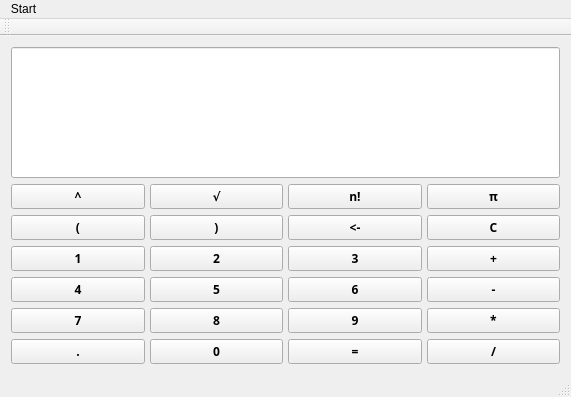
<?xml version="1.0" encoding="UTF-8"?>
<ui version="4.0">
 <class>CalculatorClass</class>
 <widget class="QMainWindow" name="CalculatorClass">
  <property name="geometry">
   <rect>
    <x>0</x>
    <y>0</y>
    <width>571</width>
    <height>397</height>
   </rect>
  </property>
  <property name="sizePolicy">
   <sizepolicy hsizetype="Expanding" vsizetype="Expanding">
    <horstretch>0</horstretch>
    <verstretch>0</verstretch>
   </sizepolicy>
  </property>
  <property name="maximumSize">
   <size>
    <width>16777215</width>
    <height>16777215</height>
   </size>
  </property>
  <property name="windowTitle">
   <string>Calculator</string>
  </property>
  <widget class="QWidget" name="centralWidget">
   <layout class="QVBoxLayout" name="verticalLayout">
    <item>
     <widget class="QLineEdit" name="display">
      <property name="sizePolicy">
       <sizepolicy hsizetype="Expanding" vsizetype="Ignored">
        <horstretch>0</horstretch>
        <verstretch>0</verstretch>
       </sizepolicy>
      </property>
      <property name="font">
       <font>
        <family>Source Code Pro Black</family>
        <pointsize>16</pointsize>
        <weight>75</weight>
        <bold>true</bold>
       </font>
      </property>
     </widget>
    </item>
    <item>
     <layout class="QGridLayout" name="gridLayout">
      <property name="horizontalSpacing">
       <number>5</number>
      </property>
      <item row="2" column="3">
       <widget class="QPushButton" name="button_add">
        <property name="font">
         <font>
          <family>思源黑体 CN Bold</family>
          <weight>75</weight>
          <bold>true</bold>
         </font>
        </property>
        <property name="text">
         <string>+</string>
        </property>
        <attribute name="buttonGroup">
         <string notr="true">buttonGroup</string>
        </attribute>
       </widget>
      </item>
      <item row="3" column="3">
       <widget class="QPushButton" name="button_sub">
        <property name="font">
         <font>
          <family>思源黑体 CN Bold</family>
          <weight>75</weight>
          <bold>true</bold>
         </font>
        </property>
        <property name="text">
         <string>-</string>
        </property>
        <attribute name="buttonGroup">
         <string notr="true">buttonGroup</string>
        </attribute>
       </widget>
      </item>
      <item row="5" column="2">
       <widget class="QPushButton" name="button_equal">
        <property name="font">
         <font>
          <family>思源黑体 CN Bold</family>
          <weight>75</weight>
          <bold>true</bold>
         </font>
        </property>
        <property name="text">
         <string>=</string>
        </property>
        <attribute name="buttonGroup">
         <string notr="true">buttonGroup</string>
        </attribute>
       </widget>
      </item>
      <item row="0" column="1">
       <widget class="QPushButton" name="button_root">
        <property name="font">
         <font>
          <family>思源黑体 CN Bold</family>
          <weight>75</weight>
          <bold>true</bold>
         </font>
        </property>
        <property name="text">
         <string>√</string>
        </property>
        <attribute name="buttonGroup">
         <string notr="true">buttonGroup</string>
        </attribute>
       </widget>
      </item>
      <item row="4" column="2">
       <widget class="QPushButton" name="button_num_9">
        <property name="font">
         <font>
          <family>思源黑体 CN Bold</family>
          <weight>75</weight>
          <bold>true</bold>
         </font>
        </property>
        <property name="text">
         <string>9</string>
        </property>
        <attribute name="buttonGroup">
         <string notr="true">buttonGroup</string>
        </attribute>
       </widget>
      </item>
      <item row="2" column="1">
       <widget class="QPushButton" name="button_num_2">
        <property name="font">
         <font>
          <family>思源黑体 CN Bold</family>
          <weight>75</weight>
          <bold>true</bold>
         </font>
        </property>
        <property name="text">
         <string>2</string>
        </property>
        <attribute name="buttonGroup">
         <string notr="true">buttonGroup</string>
        </attribute>
       </widget>
      </item>
      <item row="5" column="0">
       <widget class="QPushButton" name="button_point">
        <property name="font">
         <font>
          <family>思源黑体 CN Bold</family>
          <weight>75</weight>
          <bold>true</bold>
         </font>
        </property>
        <property name="text">
         <string>.</string>
        </property>
        <attribute name="buttonGroup">
         <string notr="true">buttonGroup</string>
        </attribute>
       </widget>
      </item>
      <item row="3" column="1">
       <widget class="QPushButton" name="button_num_5">
        <property name="font">
         <font>
          <family>思源黑体 CN Bold</family>
          <weight>75</weight>
          <bold>true</bold>
         </font>
        </property>
        <property name="text">
         <string>5</string>
        </property>
        <attribute name="buttonGroup">
         <string notr="true">buttonGroup</string>
        </attribute>
       </widget>
      </item>
      <item row="5" column="1">
       <widget class="QPushButton" name="button_num_0">
        <property name="font">
         <font>
          <family>思源黑体 CN Bold</family>
          <weight>75</weight>
          <bold>true</bold>
         </font>
        </property>
        <property name="text">
         <string>0</string>
        </property>
        <attribute name="buttonGroup">
         <string notr="true">buttonGroup</string>
        </attribute>
       </widget>
      </item>
      <item row="1" column="3">
       <widget class="QPushButton" name="button_clean">
        <property name="font">
         <font>
          <family>思源黑体 CN Bold</family>
          <weight>75</weight>
          <bold>true</bold>
         </font>
        </property>
        <property name="text">
         <string>C</string>
        </property>
        <attribute name="buttonGroup">
         <string notr="true">buttonGroup</string>
        </attribute>
       </widget>
      </item>
      <item row="3" column="2">
       <widget class="QPushButton" name="button_num_6">
        <property name="font">
         <font>
          <family>思源黑体 CN Bold</family>
          <weight>75</weight>
          <bold>true</bold>
         </font>
        </property>
        <property name="text">
         <string>6</string>
        </property>
        <attribute name="buttonGroup">
         <string notr="true">buttonGroup</string>
        </attribute>
       </widget>
      </item>
      <item row="1" column="1">
       <widget class="QPushButton" name="button_right_bracket">
        <property name="font">
         <font>
          <family>思源黑体 CN Bold</family>
          <weight>75</weight>
          <bold>true</bold>
         </font>
        </property>
        <property name="text">
         <string>)</string>
        </property>
        <attribute name="buttonGroup">
         <string notr="true">buttonGroup</string>
        </attribute>
       </widget>
      </item>
      <item row="4" column="0">
       <widget class="QPushButton" name="button_num_7">
        <property name="font">
         <font>
          <family>思源黑体 CN Bold</family>
          <weight>75</weight>
          <bold>true</bold>
         </font>
        </property>
        <property name="text">
         <string>7</string>
        </property>
        <attribute name="buttonGroup">
         <string notr="true">buttonGroup</string>
        </attribute>
       </widget>
      </item>
      <item row="2" column="2">
       <widget class="QPushButton" name="button_num_3">
        <property name="font">
         <font>
          <family>思源黑体 CN Bold</family>
          <weight>75</weight>
          <bold>true</bold>
         </font>
        </property>
        <property name="text">
         <string>3</string>
        </property>
        <attribute name="buttonGroup">
         <string notr="true">buttonGroup</string>
        </attribute>
       </widget>
      </item>
      <item row="2" column="0">
       <widget class="QPushButton" name="button_num_1">
        <property name="font">
         <font>
          <family>思源黑体 CN Bold</family>
          <weight>75</weight>
          <bold>true</bold>
         </font>
        </property>
        <property name="text">
         <string>1</string>
        </property>
        <attribute name="buttonGroup">
         <string notr="true">buttonGroup</string>
        </attribute>
       </widget>
      </item>
      <item row="4" column="1">
       <widget class="QPushButton" name="button_num_8">
        <property name="font">
         <font>
          <family>思源黑体 CN Bold</family>
          <weight>75</weight>
          <bold>true</bold>
         </font>
        </property>
        <property name="text">
         <string>8</string>
        </property>
        <attribute name="buttonGroup">
         <string notr="true">buttonGroup</string>
        </attribute>
       </widget>
      </item>
      <item row="0" column="0">
       <widget class="QPushButton" name="button_power">
        <property name="font">
         <font>
          <family>思源黑体 CN Bold</family>
          <weight>75</weight>
          <bold>true</bold>
         </font>
        </property>
        <property name="text">
         <string>^</string>
        </property>
        <attribute name="buttonGroup">
         <string notr="true">buttonGroup</string>
        </attribute>
       </widget>
      </item>
      <item row="1" column="2">
       <widget class="QPushButton" name="button_back">
        <property name="font">
         <font>
          <family>思源黑体 CN Bold</family>
          <weight>75</weight>
          <bold>true</bold>
         </font>
        </property>
        <property name="text">
         <string>&lt;-</string>
        </property>
        <attribute name="buttonGroup">
         <string notr="true">buttonGroup</string>
        </attribute>
       </widget>
      </item>
      <item row="3" column="0">
       <widget class="QPushButton" name="button_num_4">
        <property name="font">
         <font>
          <family>思源黑体 CN Bold</family>
          <weight>75</weight>
          <bold>true</bold>
         </font>
        </property>
        <property name="text">
         <string>4</string>
        </property>
        <attribute name="buttonGroup">
         <string notr="true">buttonGroup</string>
        </attribute>
       </widget>
      </item>
      <item row="0" column="3">
       <widget class="QPushButton" name="button_pi">
        <property name="font">
         <font>
          <family>思源黑体 CN Bold</family>
          <weight>75</weight>
          <bold>true</bold>
         </font>
        </property>
        <property name="text">
         <string>π</string>
        </property>
        <attribute name="buttonGroup">
         <string notr="true">buttonGroup</string>
        </attribute>
       </widget>
      </item>
      <item row="1" column="0">
       <widget class="QPushButton" name="button_left_bracket">
        <property name="font">
         <font>
          <family>思源黑体 CN Bold</family>
          <weight>75</weight>
          <bold>true</bold>
         </font>
        </property>
        <property name="text">
         <string>(</string>
        </property>
        <attribute name="buttonGroup">
         <string notr="true">buttonGroup</string>
        </attribute>
       </widget>
      </item>
      <item row="0" column="2">
       <widget class="QPushButton" name="button_factorial">
        <property name="font">
         <font>
          <family>思源黑体 CN Bold</family>
          <weight>75</weight>
          <bold>true</bold>
         </font>
        </property>
        <property name="text">
         <string>n!</string>
        </property>
        <attribute name="buttonGroup">
         <string notr="true">buttonGroup</string>
        </attribute>
       </widget>
      </item>
      <item row="5" column="3">
       <widget class="QPushButton" name="button_div">
        <property name="font">
         <font>
          <family>思源黑体 CN Bold</family>
          <weight>75</weight>
          <bold>true</bold>
         </font>
        </property>
        <property name="text">
         <string>/</string>
        </property>
        <attribute name="buttonGroup">
         <string notr="true">buttonGroup</string>
        </attribute>
       </widget>
      </item>
      <item row="4" column="3">
       <widget class="QPushButton" name="button_mul">
        <property name="font">
         <font>
          <family>思源黑体 CN Bold</family>
          <weight>75</weight>
          <bold>true</bold>
         </font>
        </property>
        <property name="text">
         <string>*</string>
        </property>
        <attribute name="buttonGroup">
         <string notr="true">buttonGroup</string>
        </attribute>
       </widget>
      </item>
     </layout>
    </item>
   </layout>
  </widget>
  <widget class="QMenuBar" name="menuBar">
   <property name="geometry">
    <rect>
     <x>0</x>
     <y>0</y>
     <width>571</width>
     <height>26</height>
    </rect>
   </property>
   <widget class="QMenu" name="menuStart">
    <property name="font">
     <font>
      <family>思源黑体 CN Bold</family>
      <weight>75</weight>
      <bold>true</bold>
     </font>
    </property>
    <property name="title">
     <string>Start</string>
    </property>
   </widget>
   <addaction name="menuStart"/>
  </widget>
  <widget class="QToolBar" name="mainToolBar">
   <attribute name="toolBarArea">
    <enum>TopToolBarArea</enum>
   </attribute>
   <attribute name="toolBarBreak">
    <bool>false</bool>
   </attribute>
  </widget>
  <widget class="QStatusBar" name="statusBar"/>
 </widget>
 <layoutdefault spacing="6" margin="11"/>
 <resources>
  <include location="Calculator.qrc"/>
 </resources>
 <connections/>
 <buttongroups>
  <buttongroup name="buttonGroup"/>
 </buttongroups>
</ui>
